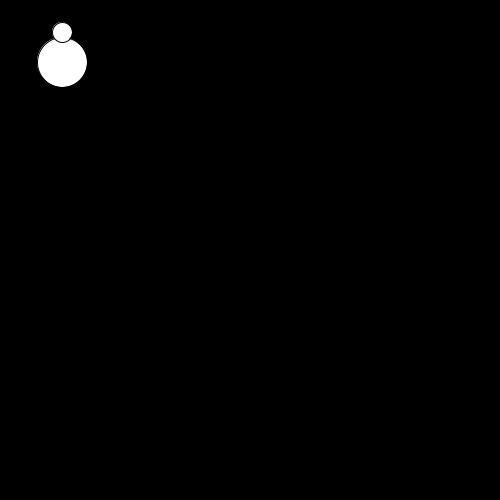
Frame 1 (no input)
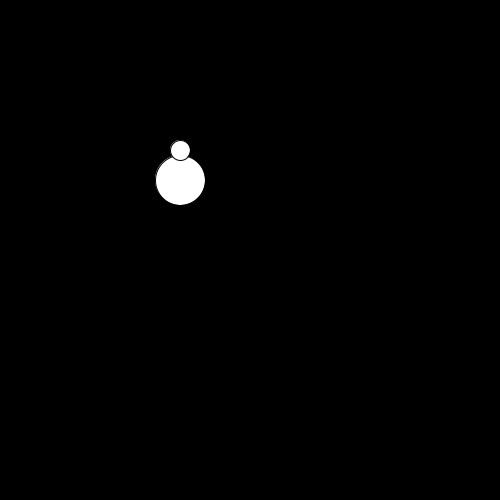
Frame 60 (the mouse pressed at the canvas centre just before this capture)
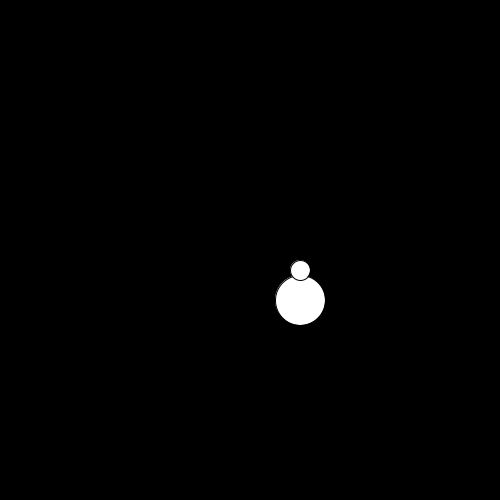
Frame 120 (the mouse held since frame 60 and released just before this capture)

The Processing sketch that drew these frames (run headless with seeded random() and noise(); from frame 60 on, the mouse is pressed at the canvas centre):

// Processing sketch: sketch_190814a
// ── sketch_190814a.pde
int x = 60;
int y = 60;
void setup(){
  size(500,500);
}


void draw(){
 background(0,0,0);
 x = x +2;
 y = y +2;
 ellipse(x,y,50,50);
 
 //y = y +2;  
 ellipse(x,y-30,20,20); 
 //test
}
